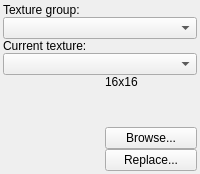
<?xml version="1.0" encoding="UTF-8"?>
<ui version="4.0">
 <class>TextureBrowserDock</class>
 <widget class="QWidget" name="TextureBrowserDock">
  <property name="geometry">
   <rect>
    <x>0</x>
    <y>0</y>
    <width>200</width>
    <height>171</height>
   </rect>
  </property>
  <property name="sizePolicy">
   <sizepolicy hsizetype="Fixed" vsizetype="Fixed">
    <horstretch>0</horstretch>
    <verstretch>0</verstretch>
   </sizepolicy>
  </property>
  <property name="minimumSize">
   <size>
    <width>200</width>
    <height>0</height>
   </size>
  </property>
  <property name="maximumSize">
   <size>
    <width>200</width>
    <height>16777215</height>
   </size>
  </property>
  <property name="windowTitle">
   <string>Form</string>
  </property>
  <layout class="QGridLayout" name="gridLayout" columnstretch="1,0">
   <property name="leftMargin">
    <number>3</number>
   </property>
   <property name="topMargin">
    <number>3</number>
   </property>
   <property name="rightMargin">
    <number>3</number>
   </property>
   <property name="bottomMargin">
    <number>3</number>
   </property>
   <property name="verticalSpacing">
    <number>0</number>
   </property>
   <item row="7" column="1">
    <widget class="QPushButton" name="BrowseTexture">
     <property name="text">
      <string>Browse...</string>
     </property>
    </widget>
   </item>
   <item row="6" column="1">
    <spacer name="verticalSpacer">
     <property name="orientation">
      <enum>Qt::Vertical</enum>
     </property>
     <property name="sizeHint" stdset="0">
      <size>
       <width>20</width>
       <height>0</height>
      </size>
     </property>
    </spacer>
   </item>
   <item row="8" column="1">
    <widget class="QPushButton" name="pushButton_2">
     <property name="text">
      <string>Replace...</string>
     </property>
    </widget>
   </item>
   <item row="3" column="0" colspan="2">
    <widget class="QComboBox" name="comboBox_2"/>
   </item>
   <item row="5" column="0" rowspan="4">
    <widget class="QWidget" name="TextureWidget" native="true">
     <property name="sizePolicy">
      <sizepolicy hsizetype="Fixed" vsizetype="Fixed">
       <horstretch>0</horstretch>
       <verstretch>0</verstretch>
      </sizepolicy>
     </property>
     <property name="minimumSize">
      <size>
       <width>96</width>
       <height>96</height>
      </size>
     </property>
     <property name="maximumSize">
      <size>
       <width>96</width>
       <height>96</height>
      </size>
     </property>
    </widget>
   </item>
   <item row="5" column="1">
    <widget class="QLabel" name="label_3">
     <property name="text">
      <string>16x16</string>
     </property>
    </widget>
   </item>
   <item row="0" column="0" colspan="2">
    <widget class="QLabel" name="label">
     <property name="text">
      <string>Texture group:</string>
     </property>
    </widget>
   </item>
   <item row="1" column="0" colspan="2">
    <widget class="QComboBox" name="comboBox"/>
   </item>
   <item row="2" column="0" colspan="2">
    <widget class="QLabel" name="label_2">
     <property name="text">
      <string>Current texture:</string>
     </property>
    </widget>
   </item>
   <item row="4" column="0" colspan="2">
    <spacer name="verticalSpacer_2">
     <property name="orientation">
      <enum>Qt::Vertical</enum>
     </property>
     <property name="sizeHint" stdset="0">
      <size>
       <width>20</width>
       <height>3</height>
      </size>
     </property>
    </spacer>
   </item>
  </layout>
 </widget>
 <resources/>
 <connections/>
</ui>
